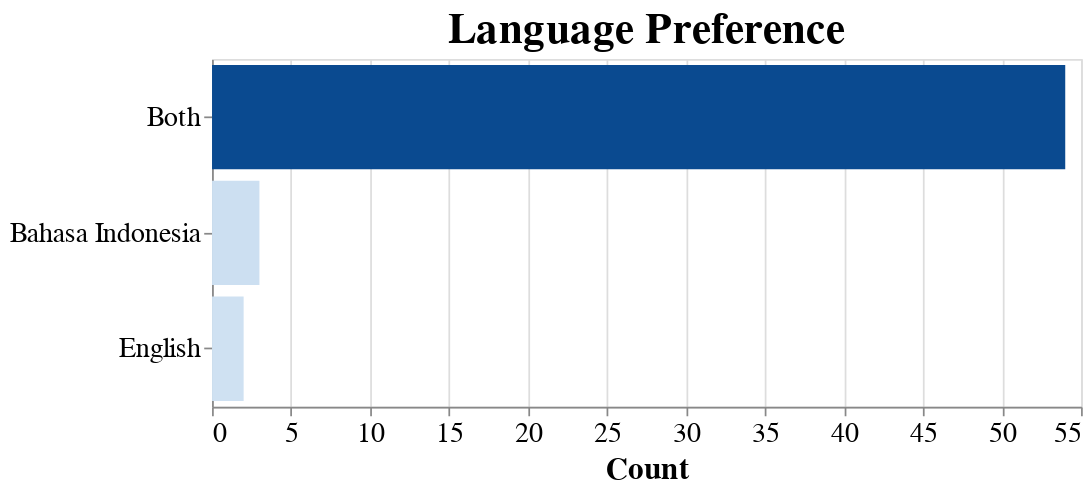

Notebook source saved alongside this figure:
### Markdown cell above
## 5. Language Preference

### Code cell
languages_column = 'Check the language(s) you are comfortable with:'
language_data = df[languages_column].dropna().str.get_dummies(sep=',')
language_counts = language_data.sum().reset_index()
language_counts.columns = ['Language', 'Count']
language_chart = alt.Chart(language_counts).mark_bar().encode(
    x=alt.X('Count:Q'),
    y=alt.Y('Language:N', sort='-x', axis=alt.Axis(title=None)),
    tooltip=['Language', 'Count'],
    color=alt.Color('Count:Q', scale=alt.Scale(scheme='blues'), legend=None)
).properties(
    height=200,
    width=500,
    title='Language Preference'
).configure_axis(
    labelFontSize=16,
    titleFontSize=18
).configure_title(
    fontSize=25
)
language_chart

### Figure 1 — Vega-Lite specification as saved in the notebook (floating-point values rounded to 4 significant figures)
{"config": {"view": {"continuousWidth": 300, "continuousHeight": 300}, "axis": {"labelFontSize": 16, "titleFontSize": 18}, "title": {"fontSize": 25}}, "data": {"name": "data-167229dd17fc79eecfe57990ee95d8f9"}, "mark": {"type": "bar"}, "encoding": {"color": {"field": "Count", "legend": null, "scale": {"scheme": "blues"}, "type": "quantitative"}, "tooltip": [{"field": "Language", "type": "nominal"}, {"field": "Count", "type": "quantitative"}], "x": {"field": "Count", "type": "quantitative"}, "y": {"axis": {"title": null}, "field": "Language", "sort": "-x", "type": "nominal"}}, "height": 200, "title": "Language Preference", "width": 500, "$schema": "https://vega.github.io/schema/vega-lite/v5.17.0.json", "datasets": {"data-167229dd17fc79eecfe57990ee95d8f9": [{"Language": "Bahasa Indonesia", "Count": 3}, {"Language": "Both", "Count": 54}, {"Language": "English", "Count": 2}]}}
